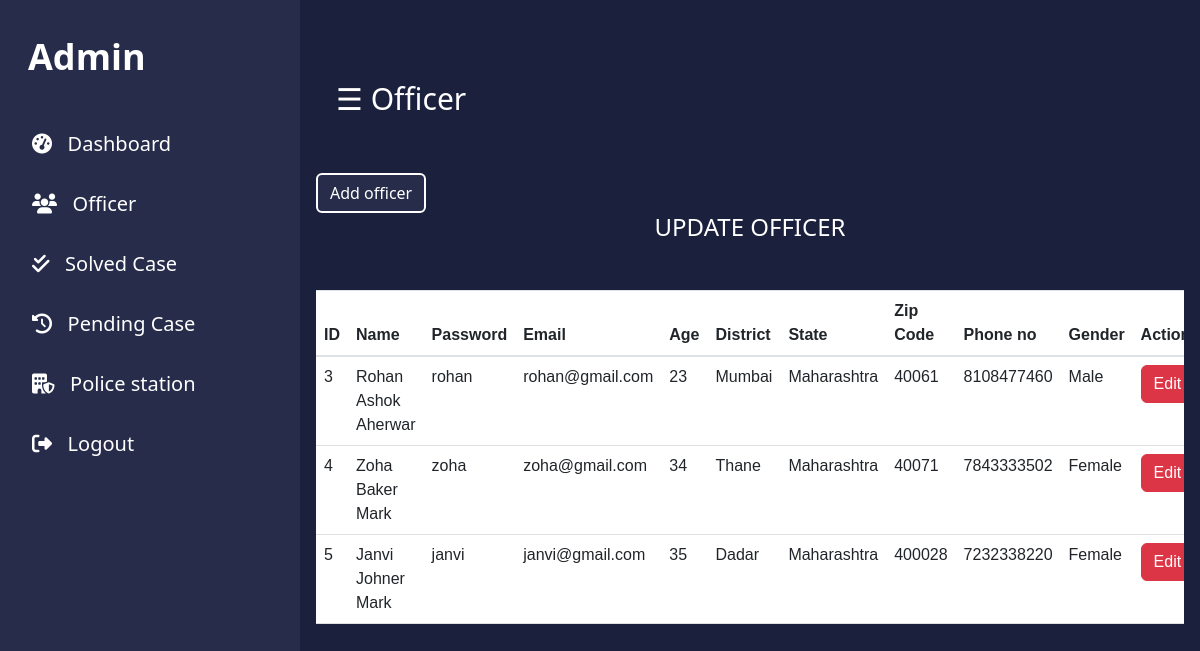
The app's page /html/finalAdmin/adminPHP/updateOfficer.php with its own data.
### tables this page shows
CREATE TABLE `updateofficer` (
  `Id` int(20) NOT NULL,
  `Name` varchar(30) NOT NULL,
  `Email` varchar(30) NOT NULL,
  `Password` varchar(20) NOT NULL,
  `Age` int(5) NOT NULL,
  `District` varchar(100) NOT NULL,
  `State` varchar(100) NOT NULL,
  `ZipCode` int(20) NOT NULL,
  `Contact` varchar(11) NOT NULL,
  `Gender` varchar(15) NOT NULL,
  `middleName` varchar(15) DEFAULT NULL,
  `lastName` varchar(15) DEFAULT NULL
);

### html/finalAdmin/adminPHP/updateOfficerQueryInsert.php (the view, shortened to what this page needs)
<?php
include "connection.php";
$query = "SELECT * FROM updateOfficer";
$result = $conn->query($query);
while ($row = $result->fetch_assoc()) {
    echo '
        <tr style="background:#272c4a">
            <td>' . $row['Id'] . '</td>
            <td>' . $row['Name'] . ' '.$row['middleName'].' '.$row['lastName'].'</td>
            <td>' . $row['Password'] . '</td>
            <td>' . $row['Email'] . '</td>
            <td>' . $row['Age'] . '</td>
            <td>' . $row['District'] . '</td>
            <td>' . $row['State'] . '</td>
            <td>' . $row['ZipCode'] . '</td>
            <td>' . $row['Contact'] . '</td>
            <td>' . $row['Gender'] . '</td>
            <td>
                <button class="btn btn-danger editbtn">Edit</button></a>
            </td>
            <td>
                <form action="updateOfficerDelete.php" method = "post">
                <input type = "hidden" name = "id" value="'.$row['Id'].'">
                <button class="btn btn-danger" name="delete" id ="'.$row['Id'].'" onclick="return checkDelete()">Delete</button>
                </form>
            </td>
        </tr>
        ';
}
?>

### html/finalAdmin/css/dashboard.css (style rules this page uses)
body { margin: 0px; padding: 0px; background-color: #1b203d; overflow: scroll; font-family: system-ui; }
html { scroll-behavior: smooth; }
td, th { text-align: left; padding: 15px; color: #ddd; border-bottom: 1px solid #81818140; }

### records on screen
updateofficer: Id "3", Name "Rohan", middleName "Ashok", lastName "Aherwar", Password "rohan", Email "rohan@gmail.com", Age "23", District "Mumbai", State "Maharashtra", ZipCode "40061", Contact "8108477460", Gender "Male"
updateofficer: Id "4", Name "Zoha", middleName "Baker", lastName "Mark", Password "zoha", Email "zoha@gmail.com", Age "34", District "Thane", State "Maharashtra", ZipCode "40071", Contact "7843333502", Gender "Female"
updateofficer: Id "5", Name "Janvi", middleName "Johner", lastName "Mark", Password "janvi", Email "janvi@gmail.com", Age "35", District "Dadar", State "Maharashtra", ZipCode "400028", Contact "7232338220", Gender "Female"
